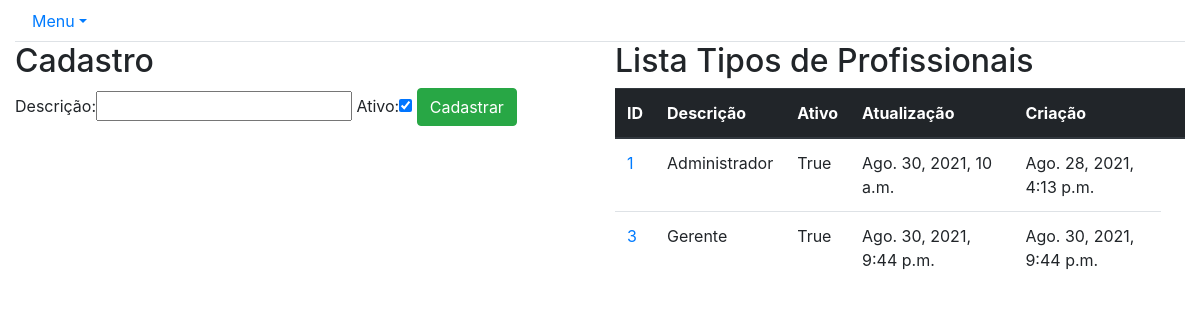
Page /core/tipo_de_profissional/ on the earlier database version.
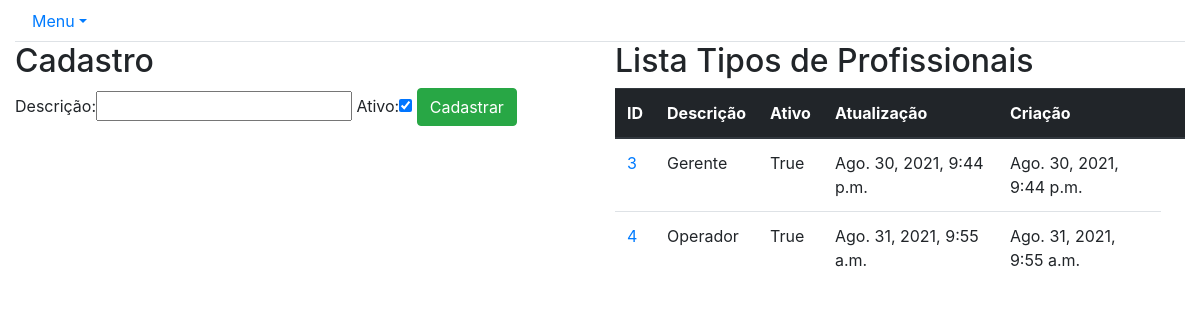
Same page on the later database version.
### core/models.py (models this page shows, shortened)
class TipoDeProfissional(models.Model):
    id = models.BigAutoField(primary_key=True)
    descricao = models.CharField('Descrição', max_length=50)
    situacao = models.BooleanField('Ativo', default=True)
    updatedAt = models.DateTimeField('Data e hora da última atualização', auto_now=True)
    createdAt = models.DateTimeField('Data e hora do cadastro', auto_now_add=True)

### core/views.py (the view)
# urls.py: path(r'tipo_de_profissional/', lista_tipo_de_profissional,
def lista_tipo_de_profissional(request):
    tipoDeProfissionais = TipoDeProfissional.objects.all()
    form = TipoDeProfissionalForm()
    data = {'tipoDeProfissionais': tipoDeProfissionais, 'form': form}
    return render(request, 'core/lista_tipo_de_profissional.html', data)

### core/forms.py
class TipoDeProfissionalForm(ModelForm):
    class Meta:
        model = TipoDeProfissional
        fields = '__all__'

### core/templates/core/lista_tipo_de_profissional.html (shortened to what this page needs)
{% extends 'base.html' %}
{% load bootstrap %}
{% block main %}
<div class="row">
    <div class="col-sm-6">
        <h2>Cadastro</h2>
        <form action="{% url 'core_tipo_de_profissional_novo' %}" method="POST">
            {{ form|bootstrap }}
            <button type="submit" class="btn btn-success">Cadastrar</button>
        </form>
    </div>
    <div class="col-sm-6">
        <h2>Lista Tipos de Profissionais</h2>
        <table class="table">
            <thead class="thead-dark">
                <tr>
                    <th scope="col">ID</th>
                    <th scope="col">Descrição</th>
                    <th scope="col">Ativo</th>
                    <th scope="col">Atualização</th>
                    <th scope="col">Criação</th>
                    <th scope="col"></th>
                </tr>
            </thead>
            <tbody>
                {% for tipoDeProfissional in tipoDeProfissionais %}
                <tr>
                    <td>
                        <a href="{% url 'core_tipo_de_profissional_update' tipoDeProfissional.id %}">{{tipoDeProfissional.id}}</a>
                    </td>
                    <td>{{tipoDeProfissional.descricao}}</td>
                    <td>{{tipoDeProfissional.situacao}}</td>
                    <td>{{tipoDeProfissional.updatedAt}}</td>
                    <td>{{tipoDeProfissional.createdAt}}</td>
                </tr>
                {% endfor %}
            </tbody>
        </table>
    </div>
</div>
{% endblock %}

Differences in the rows shown:
removed TipoDeProfissional: id "1", descricao "Administrador", situacao "True", updatedAt "Ago. 30, 2021, 10 a.m.", createdAt "Ago. 28, 2021, 4:13 p.m."
added TipoDeProfissional: id "4", descricao "Operador", situacao "True", updatedAt "Ago. 31, 2021, 9:55 a.m.", createdAt "Ago. 31, 2021, 9:55 a.m."
